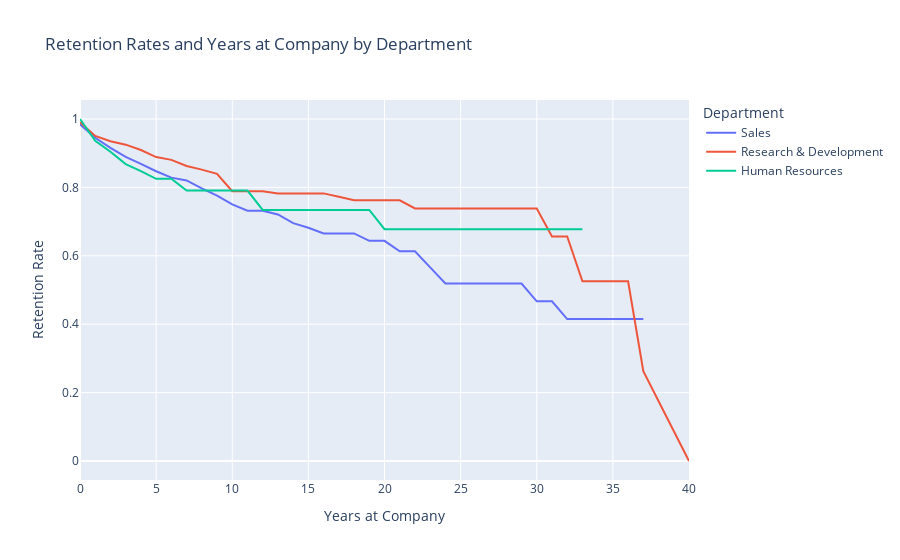

Source (notebook cell):
### Markdown cell above
## 7. Let's investigate whether the department the employee works in has an impact on how long they stay with the company. Generate and plot survival curves showing retention by department and years the employee has worked at the company.

### Code cell
retention_rates_departmanet = survival(data, 'Department', 'YearsAtCompany', 'Attrition')

retention_rates_departmanet.plot(kind='line',
            title='Retention Rates and Years at Company by Department',
                       labels=dict(value='Retention Rate', timeline='Years at Company', variable='Department'
                                  )).update_layout(
                xaxis_title='Years at Company', yaxis_title='Retention Rate')

### Figure 1 — Plotly figure (JSON) as saved in the notebook; plotly's stock layout.template omitted (floating-point values rounded to 4 significant figures)
{"data": [{"hovertemplate": "Department=Sales<br>Years at Company=%{x}<br>Retention Rate=%{y}<extra></extra>", "legendgroup": "Sales", "line": {"color": "#636efa", "dash": "solid"}, "marker": {"symbol": "circle"}, "mode": "lines", "name": "Sales", "orientation": "v", "showlegend": true, "type": "scatter", "x": [0, 1, 2, 3, 4, 5, 6, 7, 8, 9, 10, 11, 12, 13, 14, 15, 16, 17, 18, 19, 20, 21, 22, 23, 24, 25, 26, 27, 29, 30, 31, 32, 33, 34, 36, 37, 40], "xaxis": "x", "y": [0.9843, 0.9453, 0.9158, 0.8891, 0.8689, 0.8473, 0.8285, 0.8205, 0.7971, 0.7759, 0.7502, 0.7319, 0.7319, 0.7209, 0.6956, 0.6819, 0.6653, 0.6653, 0.6653, 0.6438, 0.6438, 0.6132, 0.6132, 0.566, 0.5188, 0.5188, 0.5188, 0.5188, 0.5188, 0.467, 0.467, 0.4151, 0.4151, 0.4151, 0.4151, 0.4151, null], "yaxis": "y"}, {"hovertemplate": "Department=Research & Development<br>Years at Company=%{x}<br>Retention Rate=%{y}<extra></extra>", "legendgroup": "Research & Development", "line": {"color": "#EF553B", "dash": "solid"}, "marker": {"symbol": "circle"}, "mode": "lines", "name": "Research & Development", "orientation": "v", "showlegend": true, "type": "scatter", "x": [0, 1, 2, 3, 4, 5, 6, 7, 8, 9, 10, 11, 12, 13, 14, 15, 16, 17, 18, 19, 20, 21, 22, 23, 24, 25, 26, 27, 29, 30, 31, 32, 33, 34, 36, 37, 40], "xaxis": "x", "y": [0.9906, 0.9503, 0.9351, 0.9249, 0.9093, 0.8886, 0.8805, 0.8624, 0.852, 0.8399, 0.7887, 0.7887, 0.7887, 0.7825, 0.7825, 0.7825, 0.7825, 0.7729, 0.7624, 0.7624, 0.7624, 0.7624, 0.7386, 0.7386, 0.7386, 0.7386, 0.7386, 0.7386, 0.7386, 0.7386, 0.6565, 0.6565, 0.5252, 0.5252, 0.5252, 0.2626, 0], "yaxis": "y"}, {"hovertemplate": "Department=Human Resources<br>Years at Company=%{x}<br>Retention Rate=%{y}<extra></extra>", "legendgroup": "Human Resources", "line": {"color": "#00cc96", "dash": "solid"}, "marker": {"symbol": "circle"}, "mode": "lines", "name": "Human Resources", "orientation": "v", "showlegend": true, "type": "scatter", "x": [0, 1, 2, 3, 4, 5, 6, 7, 8, 9, 10, 11, 12, 13, 14, 15, 16, 17, 18, 19, 20, 21, 22, 23, 24, 25, 26, 27, 29, 30, 31, 32, 33, 34, 36, 37, 40], "xaxis": "x", "y": [1, 0.9365, 0.9042, 0.868, 0.8474, 0.8251, 0.8251, 0.7907, 0.7907, 0.7907, 0.7907, 0.7907, 0.7342, 0.7342, 0.7342, 0.7342, 0.7342, 0.7342, 0.7342, 0.7342, 0.6777, 0.6777, 0.6777, 0.6777, 0.6777, 0.6777, 0.6777, 0.6777, 0.6777, 0.6777, 0.6777, 0.6777, 0.6777, null, null, null, null], "yaxis": "y"}], "layout": {"legend": {"title": {"text": "Department"}, "tracegroupgap": 0}, "title": {"text": "Retention Rates and Years at Company by Department"}, "xaxis": {"anchor": "y", "domain": [0, 1], "title": {"text": "Years at Company"}}, "yaxis": {"anchor": "x", "domain": [0, 1], "title": {"text": "Retention Rate"}}}}
